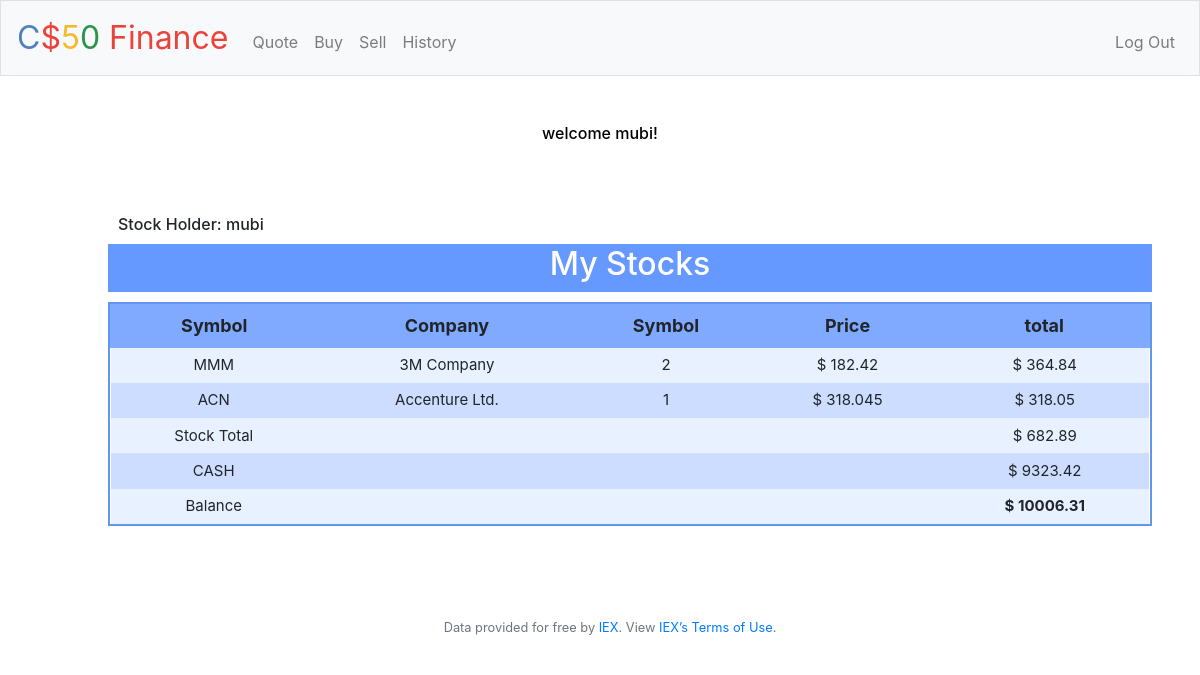
Screenshot of / (signed in) with the database file from the repository.
### tables this page shows
CREATE TABLE users (id INTEGER, username TEXT NOT NULL, hash TEXT NOT NULL, cash NUMERIC NOT NULL DEFAULT 10000.00, PRIMARY KEY(id));

CREATE TABLE mystock (id INTEGER, user_id INTEGER, symbol TEXT, company TEXT, shares INTEGER, pprice INTEGER, price INTEGER, total INTEGER, PRIMARY KEY(id), FOREIGN KEY (user_id) REFERENCES users(id));

### application.py (the view)
@app.route("/")
@login_required
def index():
    id = session["user_id"]
    nam = db.execute("SELECT * FROM users WHERE id = ?", id)
    name = nam[0]["username"]
    cash = round((nam[0]["cash"]),2)
    rows = db.execute("SELECT * FROM mystock WHERE user_id =? AND shares >0", id)
    stot = db.execute("SELECT SUM(total) FROM mystock WHERE user_id=?",id)
    if stot[0]["SUM(total)"] == None:
        return render_template("indexfirst.html", name=name, cash= cash, bcash=cash)
    stotal = round((stot[0]["SUM(total)"]),2)
    bcash = round((cash + stotal),2)
    return render_template("index.html", rows=rows, name=name, stotal= stotal, cash=cash, bcash=bcash )
    return apology("something wrong happened", 403)

### application.py (called while the page is built)
@app.after_request
def after_request(response):
    response.headers["Cache-Control"] = "no-cache, no-store, must-revalidate"
    response.headers["Expires"] = 0
    response.headers["Pragma"] = "no-cache"
    return response

### helpers.py (called while the page is built)
def login_required(f):
    @wraps(f)
    def decorated_function(*args, **kwargs):
        if session.get("user_id") is None:
            return redirect("/login")
        return f(*args, **kwargs)
    return decorated_function

### templates/index.html (shortened to what this page needs)
{% extends "layout.html" %}
{% block main %}
    <h6 class="frame">welcome {{name}}!</h6>
    <br>
    <H6 style="text-align:left; position: relative; left:40px; top:40px;"> Stock Holder: {{name}}</H6>
    <div class="headin">
        <H2><center>My Stocks </center></H2>
    </div>
    <div class="leftbox">
        <table id="table_id">
            <thead>
                <tr>
                    <th>Symbol</th>
                    <th>Company</th>
                    <th>Symbol</th>
                    <th>Price</th>
                    <th>total</th>
                </tr>
            </thead>
            <tbody>
                {% for row in rows %}
                <tr>
                    <td>{{row.symbol}}</td>
                    <td>{{row.company}}</td>
                    <td>{{row.shares}}</td>
                    <td>$ {{row.price}}</td>
                    <td>$ {{row.total}}</td>
                </tr>
                {% endfor %}
                <tr>
                    <td>Stock Total</td>
                    <td></td>
                    <td></td>
                    <td></td>
                    <td>$ {{ stotal }}</td>
                </tr>
                <tr>
                    <td>CASH</td>
                    <td></td>
                    <td></td>
                    <td></td>
                    <td>$ {{ cash }}</td>
                </tr>
                <tr>
                    <td>Balance</td>
                    <td></td>
                    <td></td>
                    <td></td>
                    <td><b>$ {{ bcash }}</b></td>
                </tr>
            </tbody>
        </table>
    </div>
    <br>
{% endblock %}

### static/styles.css (style rules this page uses)
table { background-color: transparent; width: 100%; }
table th { padding: 0.4rem; vertical-align: middle; font-size: 18px; }
table td { padding: 0.4rem; vertical-align: middle; font-size: 15px; }
thead { background-color: #80aaff; border:2px solid #80aaff; }
tbody tr:nth-of-type(odd) { background-color: rgb(179, 208, 255, 0.3); }
tbody tr:nth-of-type(even) { background-color: #ccddff; }
div.headin { color:white; background-color:rgb(102, 153, 255); width: 100%; padding: 0.5px; position: relative; left: 20px; top: 40px; right:20px; margin:10px; margin-bottom:30px; }
div.leftbox { position:relative; border:2px solid #6495ED; width: 100%; top:20px; left: 20px; right: 20px; margin:10px; margin-top:25px; }
.frame { color: black; position:relative; animation-name: example; animation-duration: 0.20s; animation-iteration-count:10; animation-delay: 1s; }

### rows the page displays
users: username "mubi"
mystock: symbol "MMM", company "3M Company", shares "2", price "182.42", total "364.84"
mystock: symbol "ACN", company "Accenture Ltd.", shares "1", price "318.045", total "318.05"

### other values shown
{{ stotal }} "682.89"
{{ cash }} "9323.42"
{{ bcash }} "10006.31"
